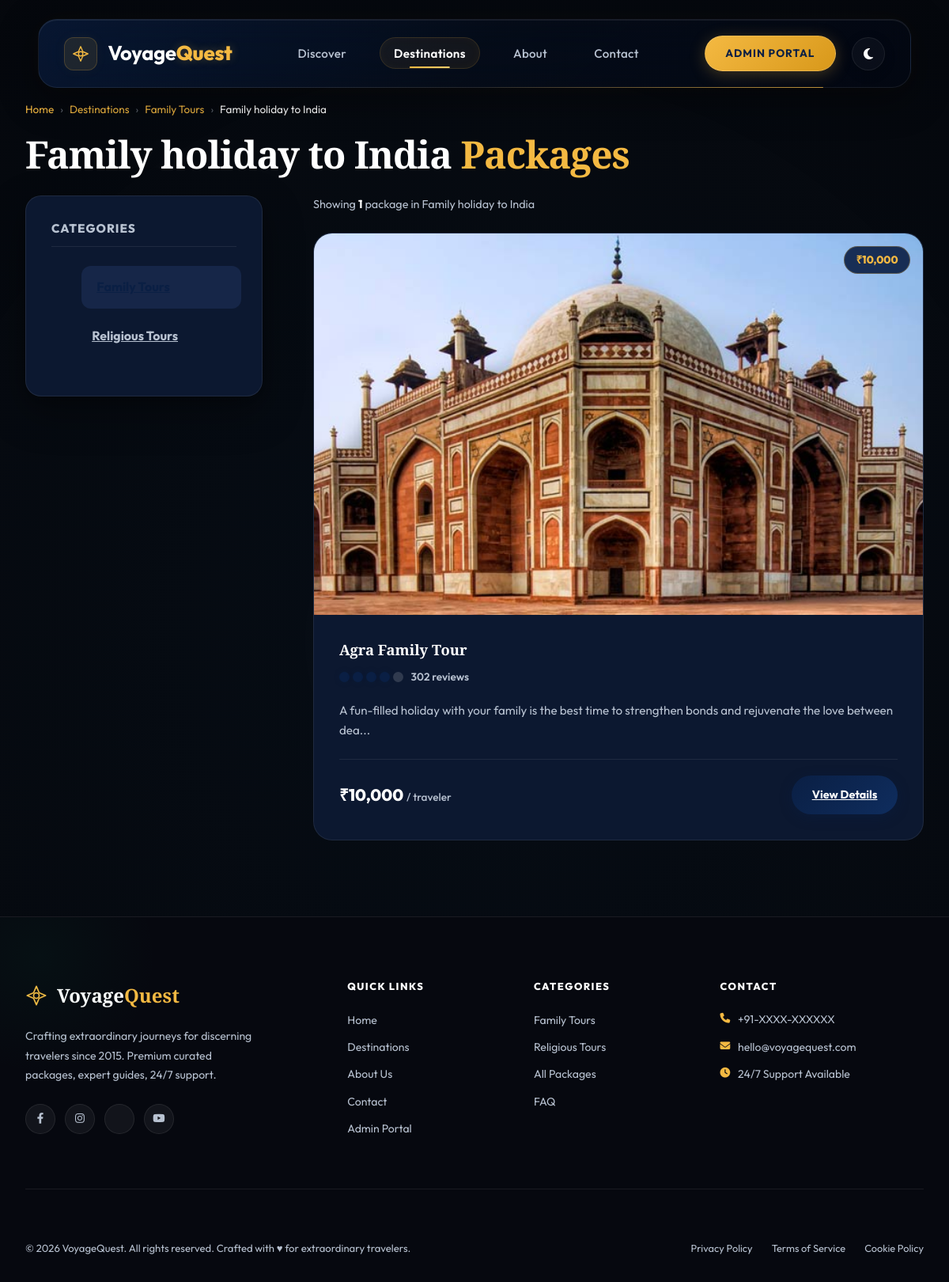
The app's page /package.php?subcatid=1, older data.
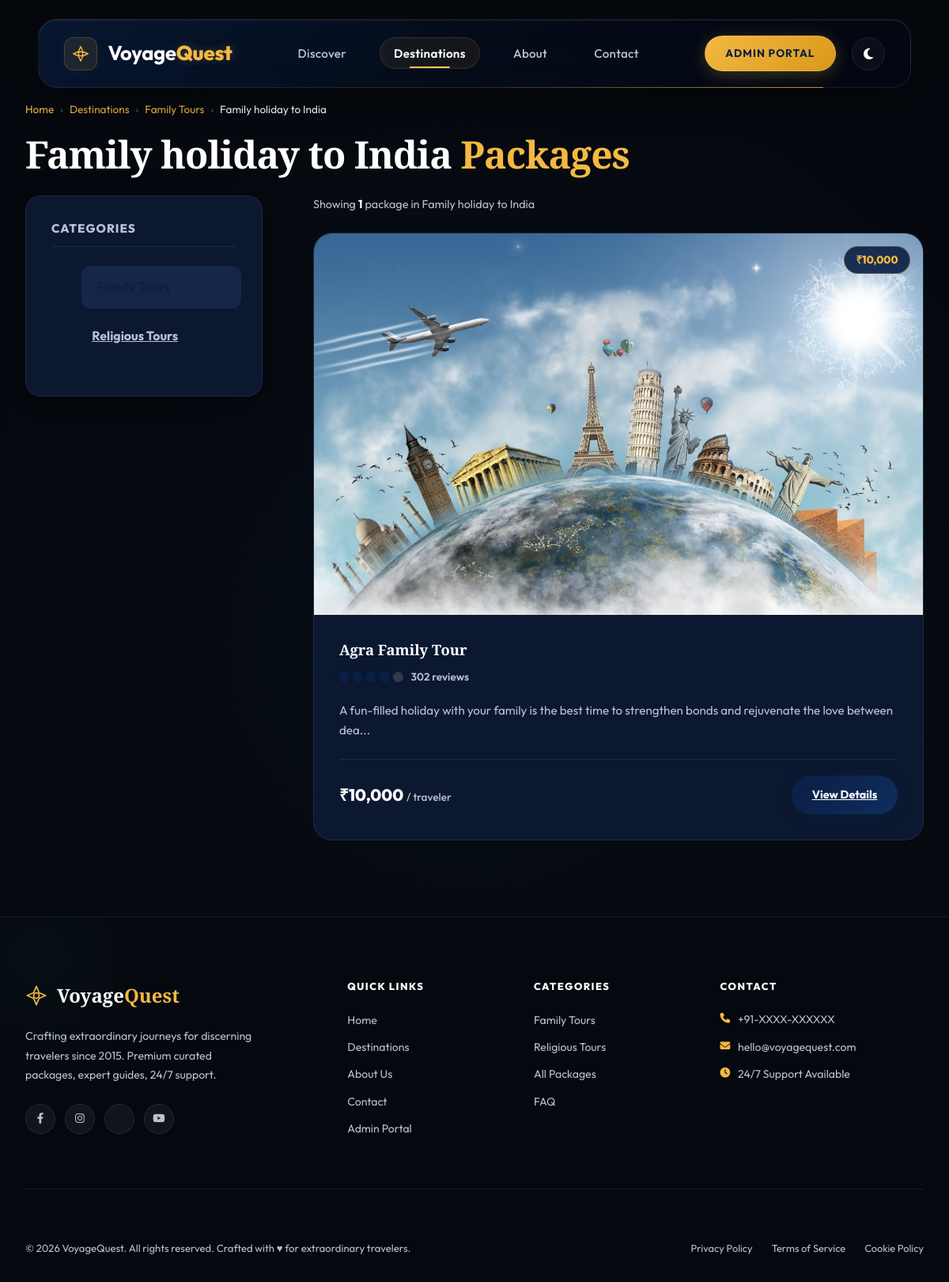
The same page, newer data.
### tables this page shows
CREATE TABLE `package` (
  `Packid` int(200) NOT NULL AUTO_INCREMENT,
  `Packname` varchar(1000) NOT NULL,
  `Category` int(200) NOT NULL,
  `Subcategory` int(200) NOT NULL,
  `Packprice` int(200) NOT NULL,
  `Pic1` varchar(8000) NOT NULL,
  `Pic2` varchar(8000) NOT NULL,
  `Pic3` varchar(8000) NOT NULL,
  `Detail` varchar(8000) NOT NULL,
  PRIMARY KEY (`Packid`)
);

### function.php (called while the page is built, shortened)
<?php
function h($string) {
    return htmlspecialchars($string ?? '', ENT_QUOTES, 'UTF-8');
}
function prepare_query($cn, $sql, $types = '', $params = []) {
    $stmt = mysqli_prepare($cn, $sql);
    if ($types && $params) {
        mysqli_stmt_bind_param($stmt, $types, ...$params);
    }
    mysqli_stmt_execute($stmt);
    return mysqli_stmt_get_result($stmt);
}
?>

### package.php (the view, shortened to what the changed rows need)
<?php
include('function.php');
$subcatid = isset($_GET["subcatid"]) ? (int)$_GET["subcatid"] : 0;
$subcat_name = 'Travel Packages';
if ($subcatid > 0) {
    $sub_res = prepare_query($cn,
        "SELECT s.Subcatname, s.Catid, c.Cat_name FROM subcategory s JOIN category c ON s.Catid = c.Cat_id WHERE s.Subcatid = ?",
        "i", [$subcatid]
    );
    if ($sub_res && $sub_row = mysqli_fetch_assoc($sub_res)) {
        $subcat_name   = $sub_row['Subcatname'];
    }
}
$packages = [];
if ($subcatid > 0) {
    $pkg_res = prepare_query($cn,
        "SELECT Packid, Packname, Packprice, Pic1, Detail FROM package WHERE Subcategory = ? ORDER BY Packid",
        "i", [$subcatid]
    );
    if ($pkg_res) {
        while ($row = mysqli_fetch_assoc($pkg_res)) {
            $packages[] = $row;
        }
    }
}
?>
<!DOCTYPE html>
<html lang="en">
<head>
    <link href="https://cdn.jsdelivr.net/npm/bootstrap@5.3.0/dist/css/bootstrap.min.css" rel="stylesheet">
    <link rel="stylesheet" href="css/luxury_travel.css?v=<?php echo filemtime('css/luxury_travel.css'); ?>">
</head>
<body>
<?php include('top.php'); ?>
<main class="ta-container" role="main">
    <h1 class="ta-section-title" data-aos="fade-up">
        <?php echo h($subcat_name); ?> <span>Packages</span>
    </h1>
    <div class="ta-grid-sidebar">
        <aside class="ta-sidebar" data-aos="fade-right" aria-label="Travel categories">
            <h2 class="ta-sidebar-title" style="font-size:0.95rem;">Categories</h2>
        </aside>
        <div>
            <?php if (empty($packages)): ?>
            <div class="ta-detail-card" role="status">
                <h3 style="text-align:center;color:var(--text-gray);margin-bottom:1rem;">
                    No packages found in this region.
                </h3>
                <p style="text-align:center;color:var(--text-gray);margin-bottom:1.5rem;">
                    Check back soon — we're adding new packages regularly.
                </p>
                <div style="text-align:center;">
                    <a href="category.php" class="btn-ta btn-ta-primary" style="display:inline-block;">
                        Browse All Destinations
                    </a>
                </div>
            </div>
            <?php else: ?>
            <div class="ta-grid-3">
                <?php foreach ($packages as $i => $pkg):
                    $pseudo_rating  = (($pkg['Packid'] * 5) % 2 == 0) ? 5 : 4;
                    $pseudo_reviews = number_format(($pkg['Packid'] * 218) + 84);
                ?>
                <article class="ta-card"
                         data-aos="fade-up"
                         data-aos-delay="<?php echo ($i % 3) * 100; ?>"
                         aria-label="<?php echo h($pkg['Packname']); ?>">
                    <div class="ta-card-img-wrapper">
                        <img src="Admin/packimages/<?php echo h($pkg['Pic1']); ?>"
                             alt="<?php echo h($pkg['Packname']); ?>"
                             class="ta-card-img"
                             loading="lazy"
                             onerror="this.src='images/travelimage.jpg'">
                        <div style="position:absolute;top:1rem;right:1rem;background:rgba(10,31,68,0.9);backdrop-filter:blur(10px);border:1px solid rgba(244,185,66,0.3);border-radius:20px;padding:0.35rem 0.9rem;font-size:0.85rem;font-weight:800;color:var(--gold);z-index:2;">
                            ₹<?php echo number_format((double)$pkg['Packprice']); ?>
                        </div>
                    </div>
                    <div class="ta-card-body">
                        <h2 class="ta-card-title" style="font-size:1.15rem;"><?php echo h($pkg['Packname']); ?></h2>
                        <div class="rating-container" aria-label="Rating: <?php echo $pseudo_rating; ?> out of 5">
                            <div class="rating-bubbles" aria-hidden="true">
                                <?php for ($j = 1; $j <= 5; $j++): ?>
                                <span class="bubble <?php echo ($j <= $pseudo_rating) ? 'filled' : ''; ?>"></span>
                                <?php endfor; ?>
                            </div>
                            <span class="rating-count"><?php echo $pseudo_reviews; ?> reviews</span>
                        </div>
                        <p class="ta-card-text">
                            <?php echo h(substr($pkg['Detail'], 0, 110)) . (strlen($pkg['Detail']) > 110 ? '...' : ''); ?>
                        </p>
                        <div class="ta-card-footer">
                            <span class="ta-price">
                                ₹<?php echo number_format((double)$pkg['Packprice']); ?>
                                <span>/ traveler</span>
                            </span>
                            <a href="detail.php?pid=<?php echo (int)$pkg['Packid']; ?>"
                               class="btn-ta btn-ta-primary"
                               aria-label="View details for <?php echo h($pkg['Packname']); ?>">
                                View Details
                            </a>
                        </div>
                    </div>
                </article>
                <?php endforeach; ?>
            </div>
            <?php endif; ?>
        </div>
    </div>
</main>
</body>
</html>

Row changes from the older to the newer data that the page shows:
changed package "Agra Family Tour": Pic1: picture removed, a placeholder shows
